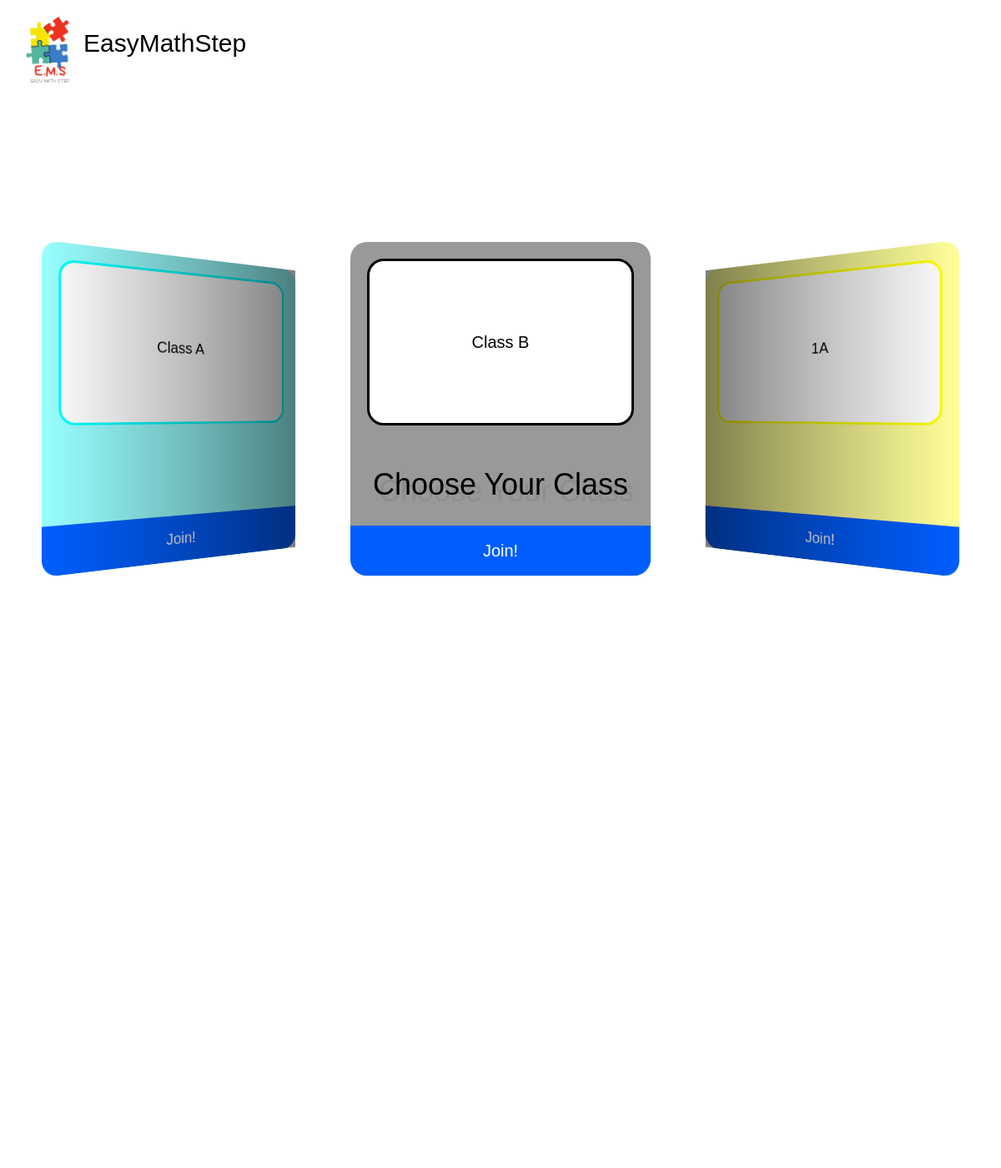
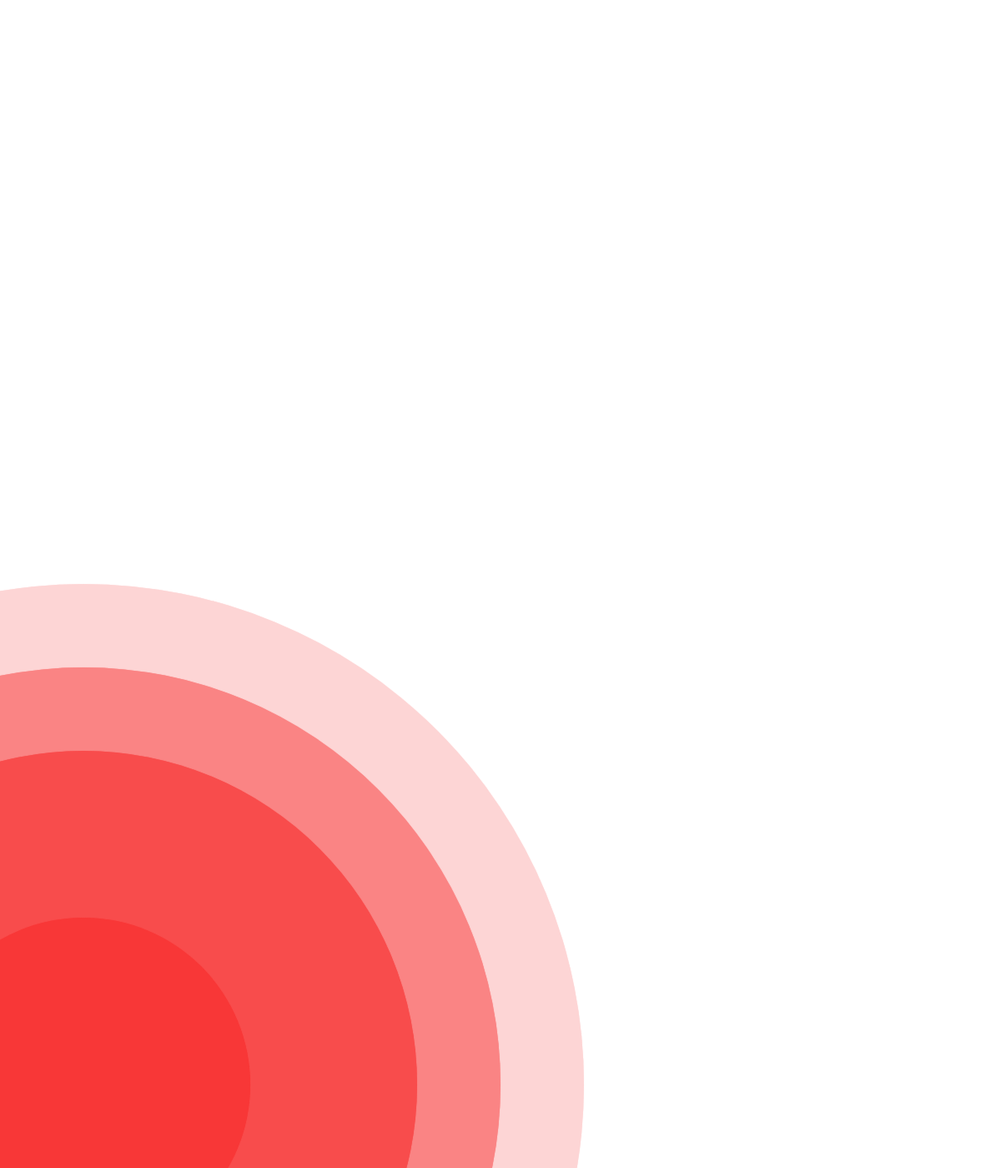
The page /Choose_classes.php on the database its author committed (2 pictures, top to bottom).
### tables this page shows
CREATE TABLE `class` (
  `class_id` int(11) NOT NULL,
  `class_name` varchar(255) DEFAULT NULL,
  `student_amount` int(11) DEFAULT NULL,
  `teacher_email` varchar(255) DEFAULT NULL,
  `color_id` int(11) DEFAULT NULL
);

### Choose_classes.php (the view, shortened to what this page needs)
<!DOCTYPE html>
<html lang="en">
<head>
    <link rel="stylesheet" href="./Css_folder/Choose_classes.css">
    <link
        rel="stylesheet"
        href="https://cdn.jsdelivr.net/npm/swiper/swiper-bundle.min.css"
    />
</head>
<body>
    <div class="circle large shade3"></div>
    <div class="circle small shade5"></div>
    <div class='logoContainer'>
        <img class='logo' src='./src/logo.png'>
        <a class='logoLink' href='./index.php'>EasyMathStep</a>
    </div>
    <span class="carouselText">Choose Your Class</span>
    <div class="carousel-container swiper">
        <div class="swiper-wrapper">
            <?php
                include('database/connection.php');
                $query = "
                    SELECT class.class_id, class.class_name, color.hex_code
                    FROM class
                    INNER JOIN color ON class.color_id = color.color_id
                ";
                $result = $conn->query($query);
                while ($row = $result->fetch_assoc()) {
                    list($r, $g, $b) = sscanf($row['hex_code'], "#%02x%02x%02x");
                    $alpha = 0.4;
                    echo '<div class="swiper-slide" style="background-color: rgba(' . $r . ', ' . $g . ', ' . $b . ', ' . $alpha . ');">';
                    echo '<div class="carousel-item" style="border: 3px solid ' . $row['hex_code'] . ';">';
                    echo '<a href="./Choose_Student.php?class_id=' . $row['class_id'] . '">';
                    echo '<button type="button" class="carouselItemBtn">Join!</button>';
                    echo '</a> ' . $row['class_name'];
                    echo '</div>';
                    echo '</div>';
                }
            ?>
        </div>
    </div>
</body>
</html>

### Css_folder/Choose_classes.css (style rules this page uses)
body { display: flex; justify-content: center; align-items: center; height: 100vh; margin: 0; padding: 0; background-color: #ffffff; font-family: sans-serif; overflow-y: hidden; }
.circle { position: absolute; border-radius: 50%; background: rgb(248, 53, 53); animation: ripple 5s infinite; box-shadow: 0px 0px 1px 0px #f93737; }
.small { width: 400px; height: 400px; left: -100px; bottom: -100px; }
.large { width: 800px; height: 800px; left: -300px; bottom: -300px; }
.shade3 { opacity: 0.7; }
.shade5 { opacity: 0.9; }
.logo { display: inline-flex; position: absolute; width: 120px; height: 120px; top: 0; left: 0; }
.logoLink { position: absolute; top: 0%; left: 0%; font-size: 30px; text-decoration: none; color: black; margin-top: 35px; margin-left: 100px; }
.carouselText { position: absolute; top: 20%; left: 50%; transform: translateX(-50%); font-family: sans-serif; font-size: 3vw; text-shadow: 7px 8px rgba(124, 121, 121, 0.337); z-index: 10; color: black; text-align: center; }
.carousel-container { position: relative; width: 100%; max-width: 100%; height: 400px; overflow: hidden; margin-top: 15%; }
.swiper-wrapper { display: flex; }
.swiper-slide { flex: 0 0 auto; width: 150px; text-align: center; padding: 20px; box-sizing: border-box; border-radius: 20px; }
.carousel-item { flex: 0 0 20%; text-align: center; padding: 20px; box-sizing: border-box; transition: transform 0.5s ease, font-size 0.5s ease; display: flex; justify-content: center; align-items: center; height: 200px; width: 100%; font-size: 20px; background-color: #ffffff; border-radius: 20px; }
.carouselItemBtn { width: 100%; height: 60px; align-items: center; position: absolute; margin-left: 55px; background-color: #005eff; color: #ffffff; border: none; cursor: pointer; position: absolute; bottom: 0; right: 0; border-bottom-left-radius: 20px; border-bottom-right-radius: 20px; font-size: 20px; }

### rows shown on the page
class: class_name "Class A"
class: class_name "Class B"
class: class_name "1A"
